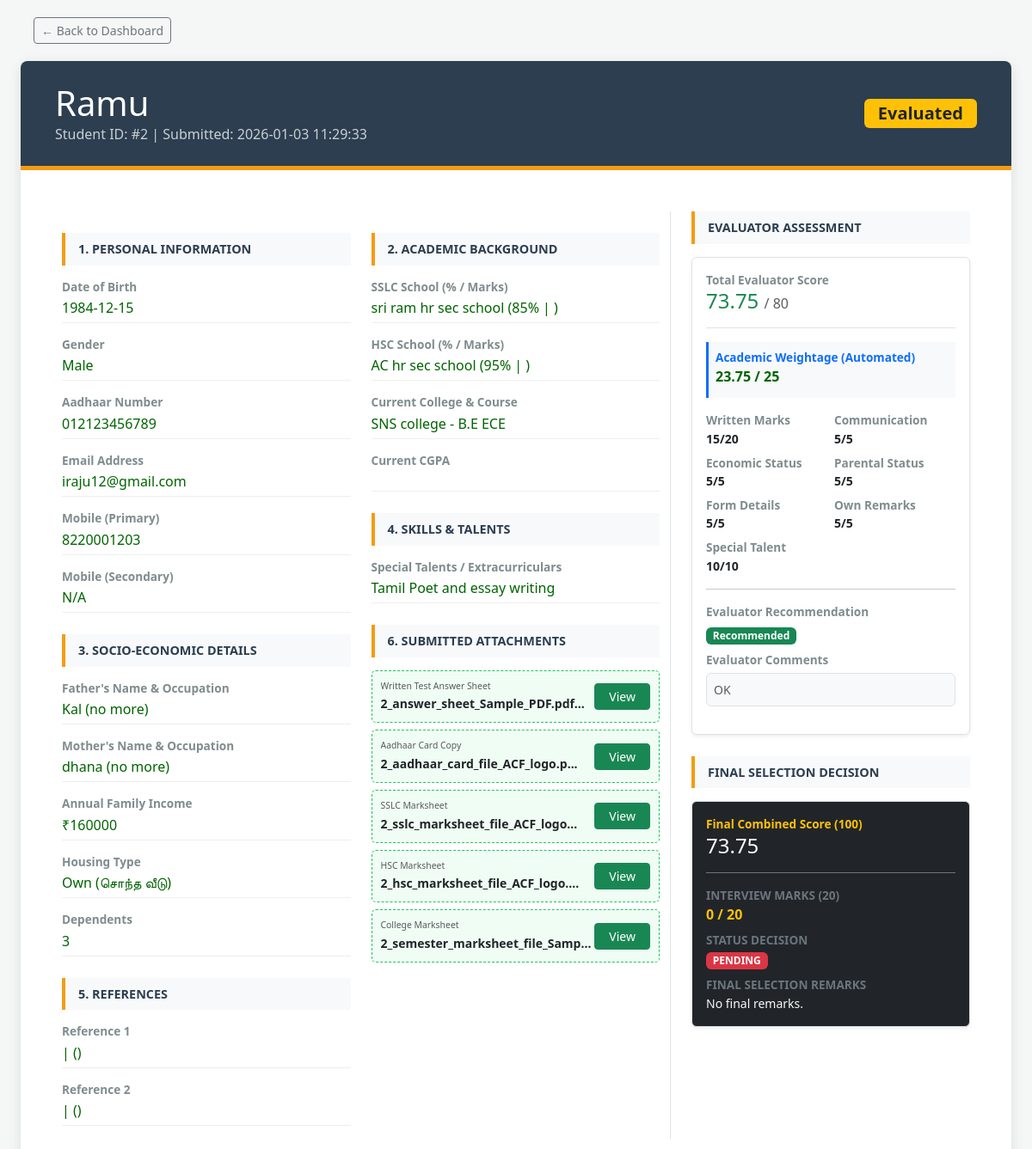
The page /view_application/2 (signed in) on the database its author committed.
### tables this page shows
CREATE TABLE applications (
        id INTEGER PRIMARY KEY AUTOINCREMENT,
        student_id INTEGER UNIQUE,
        full_name TEXT, dob TEXT, gender TEXT, 
        mobile_primary TEXT, mobile_secondary TEXT, email TEXT,
        address TEXT, district TEXT, pincode TEXT, aadhaar_number TEXT,
        aadhaar_card_file TEXT, sslc_marksheet_file TEXT, 
        hsc_marksheet_file TEXT, semester_marksheet_file TEXT,
        sslc_school TEXT, sslc_marks TEXT, sslc_percent TEXT,
        hsc_school TEXT, hsc_marks TEXT, hsc_percent TEXT,
        current_college TEXT, current_course TEXT, cgpa TEXT, semester_marks TEXT,
        father_name TEXT, father_occupation TEXT, mother_name TEXT, mother_occupation TEXT,
        dependents TEXT, annual_income TEXT, other_scholarship TEXT, 
        scholarship_details TEXT, housing_type TEXT, talents TEXT,
        ref1_name TEXT, ref1_contact TEXT, ref1_relation TEXT,
        ref2_name TEXT, ref2_contact TEXT, ref2_relation TEXT,
        written_test_pdf TEXT,
        status TEXT DEFAULT 'Submitted',
        coordinator_remarks TEXT, evaluator_score INTEGER, evaluator_remarks TEXT,
        submission_date TIMESTAMP DEFAULT CURRENT_TIMESTAMP, assigned_to INTEGER, details_marks INTEGER, comm_marks INTEGER, econ_marks INTEGER, parent_marks INTEGER, own_remarks_marks INTEGER, acad_marks INTEGER, written_marks INTEGER, talent_marks INTEGER, evaluator_recommendation TEXT, evaluator_comments TEXT, interview_marks INTEGER, final_decision TEXT, final_comments TEXT, interview_doc TEXT,
        FOREIGN KEY(student_id) REFERENCES users(id));

### app.py (the view)
@app.route('/view_application/<int:app_id>')
@login_required
def view_application(app_id):
    conn = get_db()
    app_data = conn.execute("SELECT * FROM applications WHERE id = ?", (app_id,)).fetchone()
    conn.close()
    if not app_data:
        flash("Application not found.")
        return redirect(url_for('dashboard_router'))
    if session.get('role') == 'evaluator' and app_data['assigned_to'] != session.get('user_id'):
        flash("Unauthorized access.")
        return redirect(url_for('dash_evaluator'))
    return render_template('view_full.html', app=app_data)

### app.py (called while the page is built)
def get_db():
    conn = sqlite3.connect(DB_NAME)
    conn.row_factory = sqlite3.Row
    return conn

def login_required(f):
    @wraps(f)
    def decorated_function(*args, **kwargs):
        if 'user_id' not in session:
            return redirect(url_for('login'))
        return f(*args, **kwargs)
    return decorated_function

### templates/view_full.html (shortened to what this page needs)
<!DOCTYPE html>
<html lang="en">
<head>
    <link href="https://cdn.jsdelivr.net/npm/bootstrap@5.3.0/dist/css/bootstrap.min.css" rel="stylesheet">
</head>
<body>
    <div class="container-fluid px-4">
        <a href="{{ url_for('dashboard_router') }}" class="btn btn-outline-secondary btn-sm btn-back">← Back to Dashboard</a>
        <div class="paper-container">
            <div class="header-section">
                <div class="row align-items-center">
                    <div class="col-md-8">
                        <h1 class="mb-0">{{ app['full_name'] }}</h1>
                        <p class="mb-0 opacity-75">Student ID: #{{ app['student_id'] }} | Submitted: {{ app['submission_date'] }}</p>
                    </div>
                    <div class="col-md-4 text-md-end">
                        <span class="badge bg-warning text-dark fs-5 px-3">{{ app['status'] }}</span>
                    </div>
                </div>
            </div>
            <div class="p-4 p-md-5">
                <div class="row">
                    <div class="col-lg-8 border-end">
                        <div class="row">
                            <div class="col-md-6">
                                <div class="section-title">1. Personal Information</div>
                                <p class="data-label">Date of Birth</p><p class="data-value">{{ app['dob'] }}</p>
                                <p class="data-label">Gender</p><p class="data-value">{{ app['gender'] }}</p>
                                <p class="data-label">Aadhaar Number</p><p class="data-value">{{ app['aadhaar_number'] }}</p>
                                <p class="data-label">Email Address</p><p class="data-value">{{ app['email'] }}</p>
                                <p class="data-label">Mobile (Primary)</p><p class="data-value">{{ app['mobile_primary'] }}</p>
                                <p class="data-label">Mobile (Secondary)</p><p class="data-value">{{ app['mobile_secondary'] or 'N/A' }}</p>
                                <div class="section-title">3. Socio-Economic Details</div>
                                <p class="data-label">Father's Name & Occupation</p><p class="data-value">{{ app['father_name'] }} ({{ app['father_occupation'] }})</p>
                                <p class="data-label">Mother's Name & Occupation</p><p class="data-value">{{ app['mother_name'] }} ({{ app['mother_occupation'] }})</p>
                                <p class="data-label">Annual Family Income</p><p class="data-value">₹{{ app['annual_income'] }}</p>
                                <p class="data-label">Housing Type</p><p class="data-value">{{ app['housing_type'] }}</p>
                                <p class="data-label">Dependents</p><p class="data-value">{{ app['dependents'] }}</p>
                                <div class="section-title">5. References</div>
                                <p class="data-label">Reference 1</p>
                                <p class="data-value">{{ app['ref1_name'] }} | {{ app['ref1_contact'] }} ({{ app['ref1_relation'] }})</p>
                                <p class="data-label">Reference 2</p>
                                <p class="data-value">{{ app['ref2_name'] }} | {{ app['ref2_contact'] }} ({{ app['ref2_relation'] }})</p>
                            </div>
                            <div class="col-md-6">
                                <div class="section-title">2. Academic Background</div>
                                <p class="data-label">SSLC School (% / Marks)</p>
                                <p class="data-value">{{ app['sslc_school'] }} ({{ app['sslc_percent'] }}% | {{ app['sslc_marks'] }})</p>
                                <p class="data-label">HSC School (% / Marks)</p>
                                <p class="data-value">{{ app['hsc_school'] }} ({{ app['hsc_percent'] }}% | {{ app['hsc_marks'] }})</p>
                                <p class="data-label">Current College & Course</p>
                                <p class="data-value">{{ app['current_college'] }} - {{ app['current_course'] }}</p>
                                <p class="data-label">Current CGPA</p>
                                <p class="data-value">{{ app['cgpa'] }}</p>
                                <div class="section-title">4. Skills & Talents</div>
                                <p class="data-label">Special Talents / Extracurriculars</p>
                                <p class="data-value">{{ app['talents'] or 'None listed' }}</p>
                                <div class="section-title">6. Submitted Attachments</div>
                                {% set docs = [
                                    ('written_test_pdf', 'Written Test Answer Sheet'),
                                    ('aadhaar_card_file', 'Aadhaar Card Copy'),
                                    ('sslc_marksheet_file', 'SSLC Marksheet'),
                                    ('hsc_marksheet_file', 'HSC Marksheet'),
                                    ('semester_marksheet_file', 'College Marksheet')
                                ] %}
                                <div class="row">
                                    {% for key, label in docs %}
                                    <div class="col-12">
                                        <div class="attachment-card d-flex justify-content-between align-items-center mb-2">
                                            <div class="overflow-hidden">
                                                <small class="text-muted d-block" style="font-size: 0.65rem;">{{ label }}</small>
                                                <span class="fw-bold small">{% if app[key] %}{{ app[key][:30] }}...{% else %}Not Available{% endif %}</span>
                                            </div>
                                            {% if app[key] %}
                                            <a href="{{ url_for('download', filename=app[key]) }}" target="_blank" class="btn btn-sm btn-success py-1 px-3">View</a>
                                            {% else %}
                                            <span class="badge bg-secondary">N/A</span>
                                            {% endif %}
                                        </div>
                                    </div>
                                    {% endfor %}
                                </div>
                            </div>
                        </div>
                    </div>
                    <div class="col-lg-4 ps-lg-4">
                        <div class="section-title mt-lg-0">Evaluator Assessment</div>
                        <div class="p-3 border rounded bg-white shadow-sm mb-4">
                            <div class="mb-3 border-bottom pb-2">
                                <p class="data-label mb-0">Total Evaluator Score</p>
                                <h4 class="text-success">{{ app['evaluator_score'] or '0' }} <small class="text-muted fs-6">/ 80</small></h4>
                            </div>
                            <div class="row g-2">
                                <div class="col-12 mb-2">
                                    <div class="p-2 bg-light border-start border-primary border-3">
                                        <p class="data-label mb-0 text-primary">Academic Weightage (Automated)</p>
                                        <p class="data-value mb-0 fw-bold border-0">{{ (app['hsc_percent']|float / 4)|round(2) }} / 25</p>
                                    </div>
                                </div>
                                <div class="col-6 small"><p class="data-label mb-0">Written Marks</p><b>{{ app['written_marks'] or 0 }}/20</b></div>
                                <div class="col-6 small"><p class="data-label mb-0">Communication</p><b>{{ app['comm_marks'] or 0 }}/5</b></div>
                                <div class="col-6 small"><p class="data-label mb-0">Economic Status</p><b>{{ app['econ_marks'] or 0 }}/5</b></div>
                                <div class="col-6 small"><p class="data-label mb-0">Parental Status</p><b>{{ app['parent_marks'] or 0 }}/5</b></div>
                                <div class="col-6 small"><p class="data-label mb-0">Form Details</p><b>{{ app['details_marks'] or 0 }}/5</b></div>
                                <div class="col-6 small"><p class="data-label mb-0">Own Remarks</p><b>{{ app['own_remarks_marks'] or 0 }}/5</b></div>
                                <div class="col-12 small"><p class="data-label mb-0">Special Talent</p><b>{{ app['talent_marks'] or 0 }}/10</b></div>
                            </div>
                            <hr>
                            <p class="data-label mb-1">Evaluator Recommendation</p>
                            <span class="badge {% if app['evaluator_recommendation'] == 'Recommended' %}bg-success{% elif app['evaluator_recommendation'] == 'Waitlisted' %}bg-warning text-dark{% else %}bg-danger{% endif %} mb-2">
                                {{ app['evaluator_recommendation'] or 'NOT EVALUATED' }}
                            </span>
                            <p class="data-label mb-1">Evaluator Comments</p>
                            <p class="small italic text-muted p-2 bg-light rounded border">{{ app['evaluator_comments'] or 'No comments provided.' }}</p>
                        </div>
                        {% if session['role'] in ['admin', 'coordinator'] %}
                        <div class="section-title">Final Selection Decision</div>
                        <div class="p-3 border rounded bg-dark text-white shadow-sm mb-4">
                            <div class="mb-3 border-bottom border-secondary pb-2">
                                <p class="data-label mb-0 text-warning">Final Combined Score (100)</p>
                                <h4 class="text-white">{{ (app['evaluator_score']|float + (app['interview_marks']|default(0)|float))|round(2) }} <small class="text-muted fs-6">/ 100</small></h4>
                            </div>
                            <p class="data-label mb-0 text-secondary text-uppercase small">Interview Marks (20)</p>
                            <p class="fw-bold text-warning mb-2">{{ app['interview_marks'] or 0 }} / 20</p>
                            <p class="data-label mb-0 text-secondary text-uppercase small">Status Decision</p>
                            <span class="badge {% if app['final_decision'] == 'Scholarship Approved' %}bg-success{% elif app['final_decision'] == 'Wait Listed' %}bg-primary{% else %}bg-danger{% endif %} mb-2">
                                {{ app['final_decision'] or 'PENDING' }}
                            </span>
                            <p class="data-label mb-0 text-secondary text-uppercase small">Final Selection Remarks</p>
                            <p class="small text-light mb-0">{{ app['final_comments'] or 'No final remarks.' }}</p>
                        </div>
                        {% endif %}
                    </div>
                </div>
            </div>
        </div>
    </div>
</body>
</html>

### templates/view_full.html (style rules this page uses)
body { background-color: #f4f7f6; font-family: 'Segoe UI', Tahoma, Geneva, Verdana, sans-serif; padding-top: 20px; }
.paper-container { background: white; border-radius: 8px; box-shadow: 0 4px 15px rgba(0,0,0,0.1); overflow: hidden; margin-bottom: 30px; }
.header-section { background: #2c3e50; color: white; padding: 25px 40px; border-bottom: 5px solid #f39c12; }
.section-title { background: #f8f9fa; border-left: 4px solid #f39c12; padding: 8px 15px; margin: 25px 0 15px 0; font-weight: bold; color: #2c3e50; text-transform: uppercase; font-size: 0.9rem; }
.data-label { font-weight: 600; color: #7f8c8d; font-size: 0.85rem; margin-bottom: 2px; }
.data-value { color: #006400; margin-bottom: 15px; border-bottom: 1px solid #eee; padding-bottom: 5px; font-weight: 500; min-height: 1.5rem; }
.attachment-card { background: #f0fdf4; border: 1px dashed #22c55e; border-radius: 5px; padding: 10px; margin-bottom: 10px; transition: 0.3s; }
.btn-back { margin-bottom: 20px; margin-left: 15px; }

### rows shown on the page
applications: full_name "Ramu", student_id "2", submission_date "2026-01-03 11:29:33", status "Evaluated", dob "1984-12-15", gender "Male", aadhaar_number "012123456789", email "iraju12@gmail.com", mobile_primary "8220001203", mobile_secondary "N/A", father_name "Kal", father_occupation "no more", mother_name "dhana", mother_occupation "no more", annual_income "160000", housing_type "Own (சொந்த வீடு)", dependents "3", sslc_school "sri ram hr sec school", sslc_percent "85", hsc_school "AC hr sec school", hsc_percent "95", current_college "SNS college", current_course "B.E ECE", talents "Tamil Poet and essay writing", written_test_pdf "2_answer_sheet_Sample_PDF.pdf" "2_aadhaar_card_file_ACF_logo.p" "2_sslc_marksheet_file_ACF_logo" "2_hsc_marksheet_file_ACF_logo." "2_semester_marksheet_file_Samp", evaluator_score "73.75", (app['hsc_percent']|float/4)|round(2) "23.75", written_marks "15", comm_marks "5", econ_marks "5", parent_marks "5", details_marks "5", own_remarks_marks "5", talent_marks "10", evaluator_recommendation "Recommended", evaluator_comments "OK"

### other values the page prints
{{ label }} "Written Test Answer Sheet" "Aadhaar Card Copy" "SSLC Marksheet" "HSC Marksheet" "College Marksheet"
{{ app['interview_marks'] or 0 }} "0"
{{ app['final_decision'] or 'PENDING' }} "PENDING"
{{ app['final_comments'] or 'No final remarks.' }} "No final remarks."
